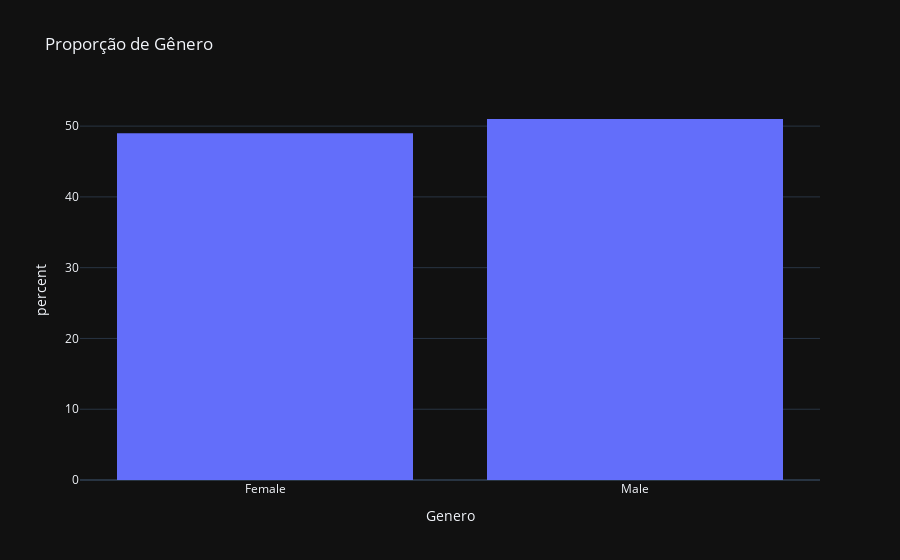

This figure's notebook cell:
### Code cell
fig = px.histogram(df, x = 'Genero',
                   title= 'Proporção de Gênero',
                   histnorm = 'percent')
fig.show()

### Figure 1 — Plotly figure (JSON) as saved in the notebook; plotly's stock layout.template omitted (floating-point values rounded to 4 significant figures; data arrays with more than 128 entries replaced by an {"elided": "..."} marker saying what was removed)
{"data": [{"bingroup": "x", "histnorm": "percent", "hovertemplate": "Genero=%{x}<br>percent=%{y}<extra></extra>", "legendgroup": "", "marker": {"color": "#636efa", "pattern": {"shape": ""}}, "name": "", "orientation": "v", "showlegend": false, "x": {"elided": "2488 str values"}, "xaxis": "x", "yaxis": "y", "type": "histogram"}], "layout": {"xaxis": {"anchor": "y", "domain": [0.0, 1.0], "title": {"text": "Genero"}}, "yaxis": {"anchor": "x", "domain": [0.0, 1.0], "title": {"text": "percent"}}, "legend": {"tracegroupgap": 0}, "title": {"text": "Proporção de Gênero"}, "barmode": "relative"}}
